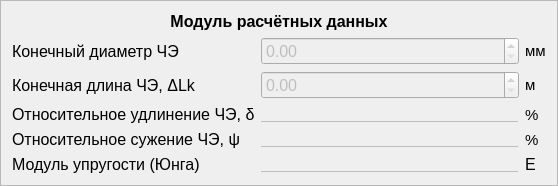
         <widget class="QFrame" name="calculation_data_frame">
          <property name="font">
           <font>
            <pointsize>12</pointsize>
           </font>
          </property>
          <property name="frameShape">
           <enum>QFrame::Shape::StyledPanel</enum>
          </property>
          <property name="frameShadow">
           <enum>QFrame::Shadow::Raised</enum>
          </property>
          <layout class="QGridLayout" name="gridLayout_8">
           <item row="3" column="2">
            <widget class="QLabel" name="label_units_rel_elong">
             <property name="font">
              <font>
               <pointsize>11</pointsize>
              </font>
             </property>
             <property name="text">
              <string>%</string>
             </property>
            </widget>
           </item>
           <item row="3" column="0">
            <widget class="QLabel" name="label_rel_elong">
             <property name="text">
              <string>Относительное удлинение ЧЭ, δ</string>
             </property>
            </widget>
           </item>
           <item row="1" column="2">
            <widget class="QLabel" name="label_units_final_diam">
             <property name="sizePolicy">
              <sizepolicy hsizetype="Fixed" vsizetype="Preferred">
               <horstretch>0</horstretch>
               <verstretch>0</verstretch>
              </sizepolicy>
             </property>
             <property name="font">
              <font>
               <pointsize>11</pointsize>
              </font>
             </property>
             <property name="text">
              <string>мм</string>
             </property>
            </widget>
           </item>
           <item row="4" column="1">
            <widget class="QLabel" name="label_output_rel_narrow">
             <property name="enabled">
              <bool>false</bool>
             </property>
             <property name="font">
              <font>
               <pointsize>12</pointsize>
               <underline>true</underline>
              </font>
             </property>
             <property name="text">
              <string>                                                          </string>
             </property>
            </widget>
           </item>
           <item row="2" column="1">
            <widget class="QDoubleSpinBox" name="dsbox_final_length">
             <property name="enabled">
              <bool>false</bool>
             </property>
            </widget>
           </item>
           <item row="2" column="0">
            <widget class="QLabel" name="label_final_length">
             <property name="text">
              <string>Конечная длина ЧЭ, ΔLk</string>
             </property>
            </widget>
           </item>
           <item row="1" column="1">
            <widget class="QDoubleSpinBox" name="dsbox_final_diam">
             <property name="enabled">
              <bool>false</bool>
             </property>
            </widget>
           </item>
           <item row="0" column="0" colspan="3">
            <widget class="QLabel" name="label_calculation_data">
             <property name="font">
              <font>
               <pointsize>12</pointsize>
               <bold>true</bold>
              </font>
             </property>
             <property name="text">
              <string>Модуль расчётных данных</string>
             </property>
             <property name="alignment">
              <set>Qt::AlignmentFlag::AlignHCenter|Qt::AlignmentFlag::AlignTop</set>
             </property>
            </widget>
           </item>
           <item row="4" column="2">
            <widget class="QLabel" name="label_units_rel_narrow">
             <property name="font">
              <font>
               <pointsize>11</pointsize>
              </font>
             </property>
             <property name="text">
              <string>%</string>
             </property>
            </widget>
           </item>
           <item row="2" column="2">
            <widget class="QLabel" name="label_units_final_length">
             <property name="font">
              <font>
               <pointsize>11</pointsize>
              </font>
             </property>
             <property name="text">
              <string>м</string>
             </property>
            </widget>
           </item>
           <item row="1" column="0">
            <widget class="QLabel" name="label_final_diam">
             <property name="text">
              <string>Конечный диаметр ЧЭ</string>
             </property>
            </widget>
           </item>
           <item row="4" column="0">
            <widget class="QLabel" name="label_rel_narrow">
             <property name="text">
              <string>Относительное сужение ЧЭ, ψ</string>
             </property>
            </widget>
           </item>
           <item row="3" column="1">
            <widget class="QLabel" name="label_output_rel_elong">
             <property name="enabled">
              <bool>false</bool>
             </property>
             <property name="font">
              <font>
               <pointsize>12</pointsize>
               <underline>true</underline>
              </font>
             </property>
             <property name="text">
              <string>                                                          </string>
             </property>
            </widget>
           </item>
           <item row="5" column="0">
            <widget class="QLabel" name="label_module_elast">
             <property name="text">
              <string>Модуль упругости (Юнга)</string>
             </property>
            </widget>
           </item>
           <item row="5" column="1">
            <widget class="QLabel" name="label_output_module_elast">
             <property name="enabled">
              <bool>false</bool>
             </property>
             <property name="font">
              <font>
               <pointsize>12</pointsize>
               <underline>true</underline>
              </font>
             </property>
             <property name="text">
              <string>                                                          </string>
             </property>
            </widget>
           </item>
           <item row="5" column="2">
            <widget class="QLabel" name="label_units__module_elast">
             <property name="text">
              <string>E</string>
             </property>
            </widget>
           </item>
          </layout>
         </widget>
